Frame 1 (no input): blank canvas, image omitted
Frame 60 (no input): blank canvas, image omitted
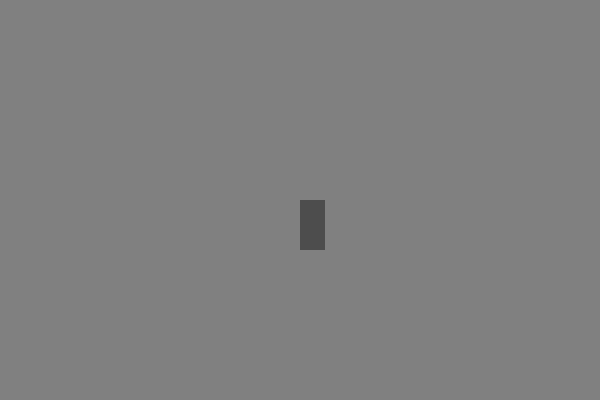
Frame 120 (the mouse pressed at the canvas centre since frame 60)

The p5.js sketch whose frames 1 and 60 were blank and that drew this single picture after the mouse press (run headless with seeded random() and noise() and a simulated clock; from frame 60 on, the mouse is pressed at the canvas centre):

// p5.js sketch
// ── sketch.js
// Example 2-6: map

function setup() {
  createCanvas(600, 400);
  fill(0, 102);
  noStroke();
}

function draw() {
  var g = map(mouseY, 0, height, 0, 255);
  background(g);

  var h = map(mouseX, 0, width, 0, 50);
  rect(300, 200, h, 50);
}
